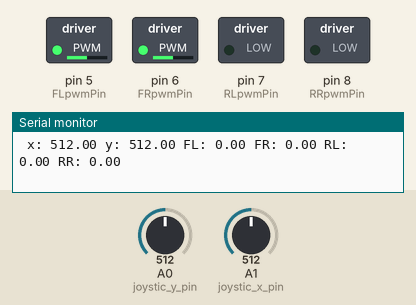
The sketch below on a simulated Arduino Uno, built with avr-gcc and run on an emulated ATmega328P. On the bench: switched loads named in the sketch (green lamp = pin HIGH), the last lines printed to the serial monitor. The test bench sets the inputs (shaded band); at power-on: A0 (joystic_y_pin) = 512, A1 (joystic_x_pin) = 512.

Above: at 1.2 s.
1.3 s: A0 (joystic_y_pin) set to 716
At 2.4 s:
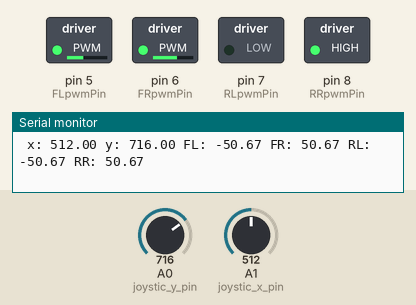
2.8 s: A1 (joystic_x_pin) set to 122
At 3.4 s:
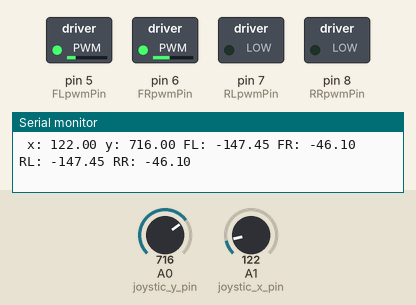
4.3 s: A0 (joystic_y_pin) set to 844
At 5.2 s:
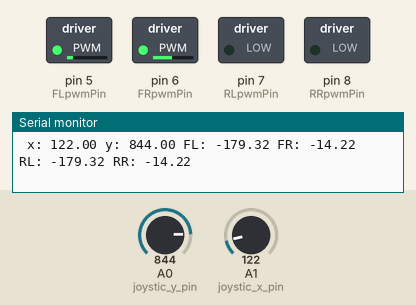
5.8 s: A0 (joystic_y_pin) set to 878
At 7.0 s:
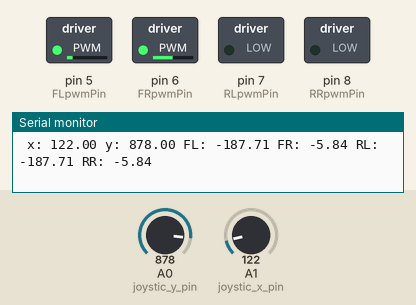
8.8 s: A1 (joystic_x_pin) set to 465
At 10.0 s:
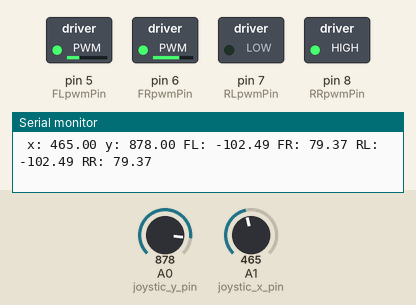
11.8 s: A1 (joystic_x_pin) set to 494
At 13.1 s:
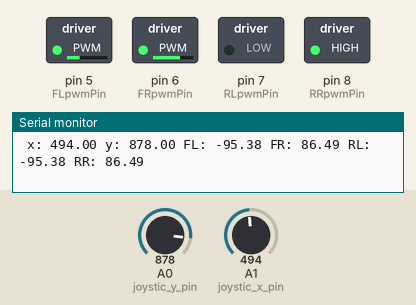
Timing chart, 0 to 14.3 s (numbered marks = the images above; inputs shaded):
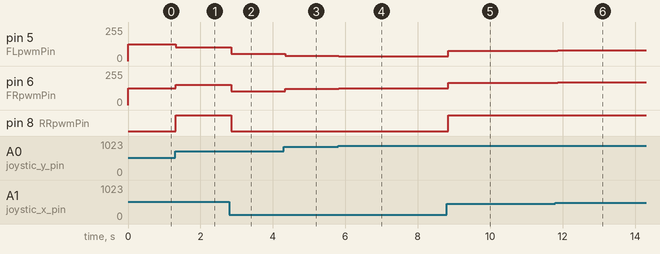

The sketch:

semrobotArduino.ino
```cpp
int joystic_x_pin = 1;
int joystic_y_pin = 0;

const int MAX_OUTPUT = 255;
double FL_t = 0.0;
double FR_t = 0.0;
double RL_t = 0.0;
double RR_t = 0.0;

const int FLpwmPin = 5;
const int FRpwmPin = 6;
const int RLpwmPin = 7;
const int RRpwmPin = 8;

void setup() {
  // put your setup code here, to run once:
  Serial.begin(9600);

}

void loop() {
  // put your main code here, to run repeatedly:
  double x_joy = analogRead(joystic_x_pin);
  double y_joy = analogRead(joystic_y_pin);
  double r_fl, r_fr, r_rl, r_rr;
  double t_fl, t_fr, t_rl, t_rr;
  rotation_update(y_joy,r_fl, r_fr, r_rl, r_rr);
  forward_update(x_joy,t_fl, t_fr, t_rl, t_rr);
  // linear composition of rotation and translation
  FL_t = r_fl + t_fl;
  FR_t = r_fr + t_fr;
  RL_t = r_rl + t_rl;
  RR_t = r_rr + t_rr;

  update_motor(FLpwmPin, FL_t);
  update_motor(FRpwmPin, FR_t);
  update_motor(RLpwmPin, RL_t);
  update_motor(RRpwmPin, RR_t);

  Serial.print(" x: ");
  Serial.print(x_joy);
  Serial.print(" y: ");
  Serial.print(y_joy);
  Serial.print(" FL: ");
  Serial.print(FL_t);
  Serial.print(" FR: ");
  Serial.print(FR_t);
  Serial.print(" RL: ");
  Serial.print(RL_t);
  Serial.print(" RR: ");
  Serial.println(RR_t);
}

void rotation_update(double y_joystic, double& FL, double& FR,double& RL,double& RR)
{
  double joystic_ratio = (double)map(y_joystic,0,1023,-1000,1000)/1000;

  FL = -MAX_OUTPUT/2 * joystic_ratio;
  RL = -MAX_OUTPUT/2 * joystic_ratio;
  FR = MAX_OUTPUT/2 * joystic_ratio;
  RR = MAX_OUTPUT/2 * joystic_ratio;
}

void forward_update(double x_joystic, double& FL, double& FR,double& RL,double& RR)
{
  double joystic_ratio = (double)map(x_joystic,0,1023,-1000,1000)/1000;

  FL = MAX_OUTPUT/2 * joystic_ratio;
  RL = MAX_OUTPUT/2 * joystic_ratio;
  FR = MAX_OUTPUT/2 * joystic_ratio;
  RR = MAX_OUTPUT/2 * joystic_ratio;
}

void update_motor(int pin, double throtle)
{
  if(throtle >= 0) // forward
  {
    if(throtle > 255)
      throtle = 255;
    else if(throtle < 0)
      throtle = 0;

    int output = map(throtle, 0, 255, 127,255);
    analogWrite(pin,output);
  }
  else if(throtle < 0)//backward
  {
    throtle = -throtle; // inverce rotaion.
    if(throtle > 255)
      throtle = 255;
    else if(throtle < 0)
      throtle = 0;

    int output = map(throtle, 0, 255, 127,0);
    analogWrite(pin,output);
  }
}
```

Measured:
- after the input at 1.3 s, pin 5 (FLpwmPin): 127/255 → 103/255 at once; pin 6 (FRpwmPin): 127/255 → 152/255 at once; pin 8 (RRpwmPin): LOW → HIGH at once
- after the input at 2.8 s, pin 5 (FLpwmPin): 103/255 → 54/255 after 0.05 s; pin 6 (FRpwmPin): 152/255 → 105/255 after 0.05 s; pin 8 (RRpwmPin): HIGH → LOW after 0.05 s
- after the input at 4.3 s, pin 5 (FLpwmPin): 54/255 → 38/255 at once; pin 6 (FRpwmPin): 105/255 → 121/255 at once
- after the input at 5.8 s, pin 5 (FLpwmPin): 38/255 → 34/255 at once; pin 6 (FRpwmPin): 121/255 → 125/255 at once
- after the input at 8.8 s, pin 5 (FLpwmPin): 34/255 → 77/255 at once; pin 6 (FRpwmPin): 125/255 → 166/255 at once; pin 8 (RRpwmPin): LOW → HIGH at once
- after the input at 11.8 s, pin 5 (FLpwmPin): 77/255 → 80/255 after 0.06 s; pin 6 (FRpwmPin): 166/255 → 170/255 after 0.06 s
